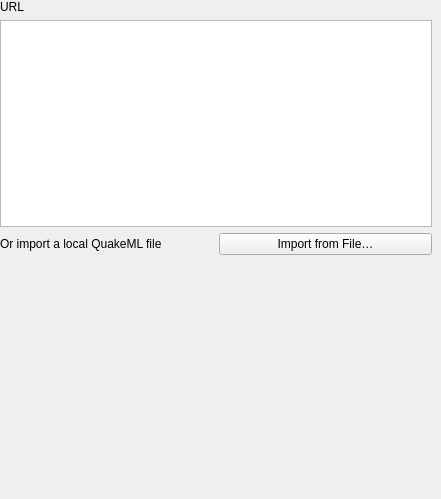
<?xml version="1.0" encoding="UTF-8"?>
<ui version="4.0">
 <class>fetch_by_url_widget_base</class>
 <widget class="QWidget" name="fetch_by_url_widget_base">
  <property name="geometry">
   <rect>
    <x>0</x>
    <y>0</y>
    <width>441</width>
    <height>499</height>
   </rect>
  </property>
  <property name="windowTitle">
   <string>Form</string>
  </property>
  <layout class="QVBoxLayout" name="verticalLayout">
   <property name="leftMargin">
    <number>0</number>
   </property>
   <property name="topMargin">
    <number>0</number>
   </property>
   <property name="rightMargin">
    <number>0</number>
   </property>
   <property name="bottomMargin">
    <number>0</number>
   </property>
   <item>
    <widget class="QScrollArea" name="scroll_area">
     <property name="frameShape">
      <enum>QFrame::NoFrame</enum>
     </property>
     <property name="widgetResizable">
      <bool>true</bool>
     </property>
     <widget class="QWidget" name="scrollAreaWidgetContents">
      <property name="geometry">
       <rect>
        <x>0</x>
        <y>0</y>
        <width>441</width>
        <height>499</height>
       </rect>
      </property>
      <layout class="QVBoxLayout" name="verticalLayout_2">
       <property name="leftMargin">
        <number>0</number>
       </property>
       <property name="topMargin">
        <number>0</number>
       </property>
       <property name="bottomMargin">
        <number>0</number>
       </property>
       <item>
        <widget class="QLabel" name="label_event_id">
         <property name="text">
          <string>URL</string>
         </property>
        </widget>
       </item>
       <item>
        <widget class="QPlainTextEdit" name="url_edit"/>
       </item>
       <item>
        <layout class="QHBoxLayout" name="horizontalLayout">
         <property name="topMargin">
          <number>0</number>
         </property>
         <item>
          <widget class="QLabel" name="label_import_file">
           <property name="text">
            <string>Or import a local QuakeML file</string>
           </property>
          </widget>
         </item>
         <item>
          <widget class="QPushButton" name="import_file_button">
           <property name="text">
            <string>Import from File…</string>
           </property>
          </widget>
         </item>
        </layout>
       </item>
       <item>
        <widget class="QWidget" name="multi_event_widget" native="true">
         <layout class="QGridLayout" name="gridLayout_3">
          <property name="leftMargin">
           <number>0</number>
          </property>
          <property name="topMargin">
           <number>0</number>
          </property>
          <property name="rightMargin">
           <number>0</number>
          </property>
          <property name="bottomMargin">
           <number>0</number>
          </property>
         </layout>
        </widget>
       </item>
       <item>
        <widget class="QLabel" name="label">
         <property name="text">
          <string/>
         </property>
        </widget>
       </item>
       <item>
        <widget class="OutputOptionsWidget" name="output_options_widget" native="true"/>
       </item>
       <item>
        <widget class="OutputTableOptionsWidget" name="output_table_options_widget" native="true"/>
       </item>
       <item>
        <spacer name="verticalSpacer">
         <property name="orientation">
          <enum>Qt::Vertical</enum>
         </property>
         <property name="sizeHint" stdset="0">
          <size>
           <width>20</width>
           <height>40</height>
          </size>
         </property>
        </spacer>
       </item>
      </layout>
     </widget>
    </widget>
   </item>
  </layout>
 </widget>
 <customwidgets>
  <customwidget>
   <class>OutputOptionsWidget</class>
   <extends>QWidget</extends>
   <header>qquake.gui.output_options_widget</header>
   <container>1</container>
  </customwidget>
  <customwidget>
   <class>OutputTableOptionsWidget</class>
   <extends>QWidget</extends>
   <header>qquake.gui.output_table_options_widget</header>
   <container>1</container>
  </customwidget>
 </customwidgets>
 <resources/>
 <connections/>
</ui>
